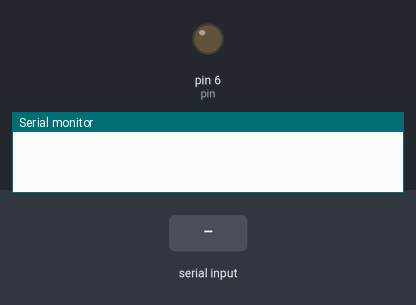
This sketch was run on a simulated Arduino Uno, built with avr-gcc and run on an emulated ATmega328P. Parts: output pins drawn as LEDs (lit = HIGH), the last lines printed to the serial monitor. The test bench sets the inputs (shaded band).

Above: at 1.2 s.
1.3 s: "200\n" received over Serial
At 1.7 s:
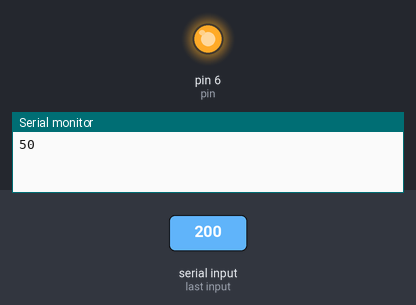
Timing chart, 0 to 32.3 s (numbered marks = the images above; inputs shaded):
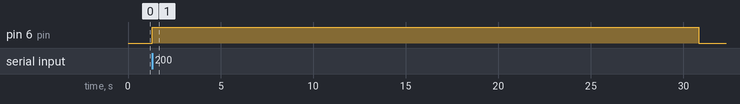

Measured:
- after the input at 1.3 s, pin 6 (pin): LOW → HIGH at once, → LOW 29.5 s later

The sketch:

dear_angel_fan.ino
```cpp
//writes to relay switching on leaf blowing fan on any serial message
int inbyt=0;
int pin = 6;

void setup(){
  //start serial and set the pin mode
  Serial.begin(9600);
  pinMode(pin, OUTPUT);
}

void loop(){
  //if we have a new message then write into our global
  while (Serial.available() > 0) {
     inbyt = (int)Serial.read();
     Serial.println(inbyt);

  }
  //if the global (inbyt) is not the default (0) then write to the pin
  if(inbyt!=0){
   digitalWrite(pin, HIGH);
   delay((inbyt-48)*1000);
   digitalWrite(pin, LOW);
   //set the global back to default
   inbyt=0;
  }
}
```
